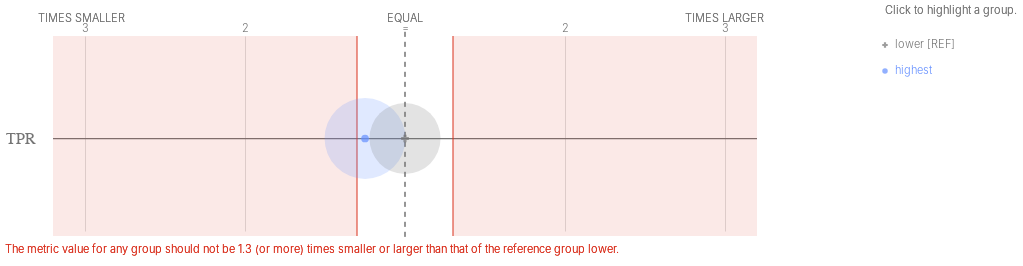

The notebook cell this image was saved under:
### Markdown cell above
#### Look at disparities and compare to the original version

### Code cell
ap.disparities(bdf, metrics, 'poverty_level', fairness_threshold = 1.3)

### Figure 1 — Vega-Lite specification as saved in the notebook (floating-point values rounded to 4 significant figures)
{"config": {"view": {"continuousWidth": 400, "continuousHeight": 300, "strokeWidth": 0}, "axisLeft": {"labelColor": "rgb(117,117,117)", "labelFont": "Helvetica", "labelFontSize": 16}}, "layer": [{"data": {"name": "data-b3bcfd1decd67fb31f95ea5e1bcd9e64"}, "mark": {"type": "rule", "stroke": "rgb(117,117,117)", "strokeWidth": 1.25, "tooltip": ""}, "encoding": {"x": {"type": "quantitative", "field": "x", "scale": {"domain": [-2, 2], "range": [80.0, 720.0]}}, "x2": {"field": "x2"}, "y": {"type": "nominal", "axis": {"domain": false, "labelAngle": 0, "labelPadding": -30, "orient": "left", "ticks": false, "title": ""}, "field": "metric", "scale": {"domain": ["TPR"], "range": [30, 225.0]}}}}, {"data": {"name": "data-79dd248bdaa0ea02c535240e8ad022c8"}, "mark": {"type": "rule", "stroke": "rgb(117,117,117)", "strokeDash": [5, 5], "strokeWidth": 1}, "encoding": {"tooltip": {"value": "lower [REF]"}, "x": {"value": 400.0}, "y": {"value": 20.83}, "y2": {"value": 229.2}}}, {"data": {"name": "data-bf3bbf11504879c3d6556966f4853596"}, "mark": {"type": "text", "align": "center", "color": "rgb(117,117,117)", "font": "Helvetica", "fontSize": 11, "fontWeight": 300, "tooltip": ""}, "encoding": {"text": {"type": "nominal", "field": "label"}, "x": {"type": "quantitative", "field": "value", "scale": {"domain": [-2, 2], "range": [80.0, 720.0]}}, "y": {"value": 17.5}}}, {"layer": [{"mark": {"type": "text", "align": "right", "fill": "rgb(117,117,117)", "font": "Helvetica", "fontSize": 11, "fontWeight": 300, "tooltip": ""}, "encoding": {"text": {"value": "TIMES SMALLER"}, "x": {"value": 120.0}, "y": {"value": 7.5}}}, {"mark": {"type": "text", "align": "left", "fill": "rgb(117,117,117)", "font": "Helvetica", "fontSize": 11, "fontWeight": 300, "tooltip": ""}, "encoding": {"text": {"value": "TIMES LARGER"}, "x": {"value": 680.0}, "y": {"value": 7.5}}}, {"mark": {"type": "text", "align": "center", "fill": "rgb(117,117,117)", "font": "Helvetica", "fontSize": 11, "fontWeight": 300, "tooltip": ""}, "encoding": {"text": {"value": "EQUAL"}, "x": {"value": 400.0}, "y": {"value": 7.5}}}], "data": {"name": "data-79dd248bdaa0ea02c535240e8ad022c8"}}, {"layer": [{"mark": {"type": "rule", "opacity": 0.8, "stroke": "rgb(217, 46, 28)", "strokeWidth": 1.25, "tooltip": ""}, "encoding": {"x": {"type": "quantitative", "field": "min", "scale": {"domain": [-2, 2], "range": [80.0, 720.0]}}, "y": {"value": 25.0}, "y2": {"value": 225.0}}}, {"mark": {"type": "rule", "opacity": 0.8, "stroke": "rgb(217, 46, 28)", "strokeWidth": 1.25, "tooltip": ""}, "encoding": {"x": {"type": "quantitative", "field": "max", "scale": {"domain": [-2, 2], "range": [80.0, 720.0]}}, "y": {"value": 25.0}, "y2": {"value": 225.0}}}, {"layer": [{"mark": {"type": "rect", "fill": "rgb(217, 46, 28)", "opacity": 0.1, "tooltip": ""}, "encoding": {"x": {"type": "quantitative", "field": "min", "scale": {"domain": [-2, 2], "range": [80.0, 720.0]}}, "x2": {"field": "lower_end"}, "y": {"value": 25.0}, "y2": {"value": 225.0}}}, {"mark": {"type": "rect", "fill": "rgb(217, 46, 28)", "opacity": 0.1, "tooltip": ""}, "encoding": {"x": {"type": "quantitative", "field": "max", "scale": {"domain": [-2, 2], "range": [80.0, 720.0]}}, "x2": {"field": "upper_end"}, "y": {"value": 25.0}, "y2": {"value": 225.0}}}]}, {"data": {"name": "data-79dd248bdaa0ea02c535240e8ad022c8"}, "mark": {"type": "text", "align": "left", "baseline": "top", "fill": "rgb(217, 46, 28)", "font": "Helvetica", "fontSize": 11, "fontWeight": 300, "tooltip": ""}, "encoding": {"text": {"value": "The metric value for any group should not be 1.3 (or more) times smaller or larger than that of the reference group lower."}, "x": {"value": 0}, "y": {"value": 233.3}}}], "data": {"name": "data-b643063563633c31a45d634da5f365b2"}}, {"layer": [{"mark": "circle"}, {"data": {"name": "data-6e482505e3df397bfd814f0eefc969eb"}, "mark": {"type": "circle", "opacity": 0.2}, "encoding": {"color": {"condition": {"type": "nominal", "field": "attribute_value", "legend": null, "scale": {"domain": ["lower", "highest"], "range": ["rgb(117,117,117)", "rgb(100, 143, 255)", "rgb(254, 97, 0)", "rgb(220, 38, 127)", "rgb(255, 176, 0)", "rgb(120, 94, 240)"]}, "selection": "selector017"}, "value": "rgb(224,224,224)"}, "size": {"type": "quantitative", "field": "group_size", "legend": null, "scale": {"domain": [0, 11970.0], "range": [0, 7854.0]}}, "tooltip": [{"type": "nominal", "field": "attribute_value", "title": "Group"}, {"type": "nominal", "field": "tooltip_group_size", "title": "Group Size"}, {"type": "nominal", "field": "tooltip_disparity_explanation_tpr", "title": "Disparity"}, {"type": "quantitative", "field": "tpr", "format": ".2f", "title": "TPR"}], "x": {"type": "quantitative", "axis": {"domain": false, "labels": false, "ticks": false, "title": null, "values": [-2, -1, 1, 2]}, "field": "tpr_disparity_scaled", "scale": {"domain": [-2, 2], "range": [80.0, 720.0]}}, "y": {"type": "nominal", "axis": {"domain": false, "grid": false, "labels": false, "ticks": false, "title": " "}, "field": "metric_variable", "scale": {"domain": ["TPR"], "range": [30, 225.0]}}}, "selection": {"selector019": {"type": "multi", "empty": "all", "fields": ["attribute_value"]}}, "transform": [{"calculate": "'TPR'", "as": "metric_variable"}]}, {"layer": [{"mark": "point"}, {"data": {"name": "data-6e482505e3df397bfd814f0eefc969eb"}, "mark": {"type": "point", "filled": true, "size": 60}, "encoding": {"color": {"condition": {"type": "nominal", "field": "attribute_value", "legend": null, "scale": {"domain": ["lower", "highest"], "range": ["rgb(117,117,117)", "rgb(100, 143, 255)", "rgb(254, 97, 0)", "rgb(220, 38, 127)", "rgb(255, 176, 0)", "rgb(120, 94, 240)"]}, "selection": "selector017"}, "value": "rgb(224,224,224)"}, "shape": {"type": "nominal", "field": "attribute_value", "legend": null, "scale": {"domain": ["lower", "highest"], "range": ["cross", "circle"]}}, "tooltip": [{"type": "nominal", "field": "attribute_value", "title": "Group"}, {"type": "nominal", "field": "tooltip_group_size", "title": "Group Size"}, {"type": "nominal", "field": "tooltip_disparity_explanation_tpr", "title": "Disparity"}, {"type": "quantitative", "field": "tpr", "format": ".2f", "title": "TPR"}], "x": {"type": "quantitative", "axis": {"domain": false, "labels": false, "ticks": false, "title": null, "values": [-2, -1, 1, 2]}, "field": "tpr_disparity_scaled", "scale": {"domain": [-2, 2], "range": [80.0, 720.0]}}, "y": {"type": "nominal", "axis": {"domain": false, "grid": false, "labels": false, "ticks": false, "title": " "}, "field": "metric_variable", "scale": {"domain": ["TPR"], "range": [30, 225.0]}}}, "selection": {"selector018": {"type": "multi", "empty": "all", "fields": ["attribute_value"]}}, "transform": [{"calculate": "'TPR'", "as": "metric_variable"}]}]}]}, {"layer": [{"mark": {"type": "point", "filled": true, "tooltip": ""}, "encoding": {"color": {"condition": {"type": "nominal", "field": "attribute_value", "legend": null, "scale": {"domain": ["lower", "highest"], "range": ["rgb(117,117,117)", "rgb(100, 143, 255)", "rgb(254, 97, 0)", "rgb(220, 38, 127)", "rgb(255, 176, 0)", "rgb(120, 94, 240)"]}, "selection": "selector017"}, "value": "rgb(224,224,224)"}, "shape": {"type": "nominal", "field": "attribute_value", "legend": null, "scale": {"domain": ["lower", "highest"], "range": ["cross", "circle"]}}, "x": {"value": 880.0}, "y": {"type": "nominal", "axis": {"domain": false, "grid": false, "labels": false, "ticks": false, "title": " "}, "field": "attribute_value", "scale": {"domain": ["lower", "highest"], "range": [21, 73]}}}, "selection": {"selector017": {"type": "multi", "empty": "all", "fields": ["attribute_value"]}}}, {"mark": {"type": "text", "align": "left", "baseline": "middle", "font": "Helvetica", "fontSize": 11, "fontWeight": 300, "tooltip": ""}, "encoding": {"color": {"condition": {"type": "nominal", "field": "attribute_value", "legend": null, "scale": {"domain": ["lower", "highest"], "range": ["rgb(117,117,117)", "rgb(100, 143, 255)", "rgb(254, 97, 0)", "rgb(220, 38, 127)", "rgb(255, 176, 0)", "rgb(120, 94, 240)"]}, "selection": "selector017"}, "value": "rgb(224,224,224)"}, "text": {"type": "nominal", "field": "label"}, "x": {"value": 890.0}, "y": {"type": "nominal", "axis": {"domain": false, "grid": false, "labels": false, "ticks": false, "title": " "}, "field": "attribute_value", "scale": {"domain": ["lower", "highest"], "range": [21, 73]}}}, "selection": {"selector020": {"type": "multi", "empty": "all", "fields": ["attribute_value"]}}}, {"data": {"name": "data-79dd248bdaa0ea02c535240e8ad022c8"}, "mark": {"type": "text", "align": "left", "baseline": "middle", "color": "rgb(117,117,117)", "font": "Helvetica", "fontSize": 11, "fontWeight": 300, "tooltip": ""}, "encoding": {"text": {"value": "Click to highlight a group."}, "x": {"value": 880.0}, "y": {"value": 0}}}], "data": {"name": "data-a5ebce136adcce28635ff1807ca7d132"}}], "height": 250, "resolve": {"scale": {"size": "independent", "y": "independent"}}, "width": 800, "$schema": "https://vega.github.io/schema/vega-lite/v4.8.1.json", "datasets": {"data-b3bcfd1decd67fb31f95ea5e1bcd9e64": [{"metric": "TPR", "x": -2.2, "x2": 2.2}], "data-79dd248bdaa0ea02c535240e8ad022c8": [{"a": 1, "b": 0}, {"a": 1, "b": 0}], "data-bf3bbf11504879c3d6556966f4853596": [{"value": -2, "label": 3}, {"value": -1, "label": 2}, {"value": 0, "label": "="}, {"value": 1, "label": 2}, {"value": 2, "label": 3}], "data-b643063563633c31a45d634da5f365b2": [{"min": -0.3, "max": 0.3, "lower_end": -2.2, "upper_end": 2.2}], "data-6e482505e3df397bfd814f0eefc969eb": [{"attribute_name": "poverty_level", "attribute_value": "highest", "group_size": 9973, "total_entities": 17677, "tpr": 0.08483, "tpr_disparity": 0.8002, "tpr_disparity_scaled": -0.2497, "tooltip_group_size": "9,973 (56.42%)", "tooltip_disparity_explanation_tpr": "1.25 times smaller TPR than the reference group"}, {"attribute_name": "poverty_level", "attribute_value": "lower", "group_size": 7704, "total_entities": 17677, "tpr": 0.106, "tpr_disparity": 1.0, "tpr_disparity_scaled": 0.0, "tooltip_group_size": "7,704 (43.58%)", "tooltip_disparity_explanation_tpr": "Reference group"}], "data-a5ebce136adcce28635ff1807ca7d132": [{"attribute_value": "lower", "label": "lower [REF]"}, {"attribute_value": "highest", "label": "highest"}]}}
